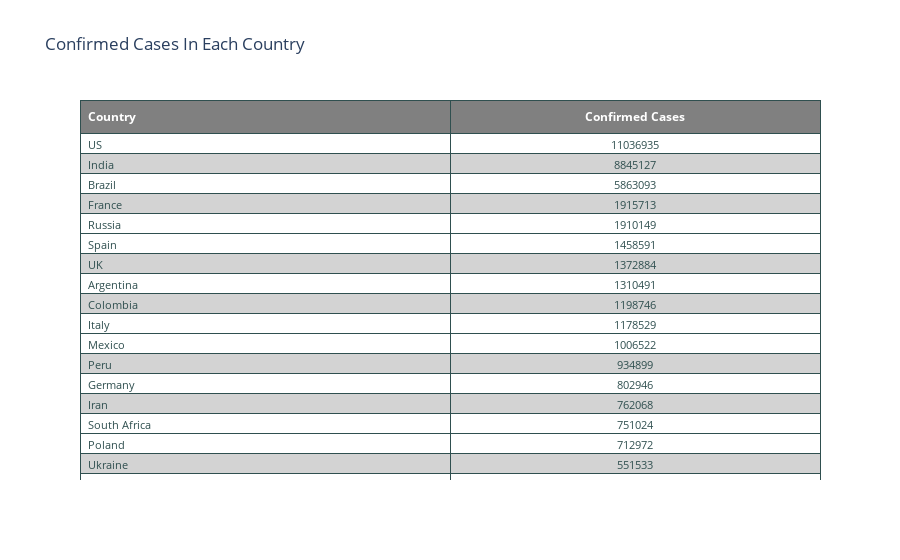

Write notebook code for a chart like this one.
### Code cell
headerColor = 'grey'
rowEvenColor = 'lightgrey'
rowOddColor = 'white'

fig = go.Figure(data=[go.Table(
  header=dict(
    values=['<b>Country</b>','<b>Confirmed Cases</b>'],
    line_color='darkslategray',
    fill_color=headerColor,
    align=['left','center'],
      
    font=dict(color='white', size=12)
  ),
  cells=dict(
    values=[
      Data_per_country['Country/Region'],
      Data_per_country['Confirmed'],
      ],
    line_color='darkslategray',
    # 2-D list of colors for alternating rows
    fill_color = [[rowOddColor,rowEvenColor,rowOddColor, rowEvenColor,rowOddColor]*len(Data_per_country)],
    align = ['left', 'center'],
    font = dict(color = 'darkslategray', size = 11)
    ))
])
fig.update_layout(
    title='Confirmed Cases In Each Country',
)
fig.show()

### Figure 1 — Plotly figure (JSON) as saved in the notebook; plotly's stock layout.template omitted (floating-point values rounded to 4 significant figures; data arrays with more than 128 entries replaced by an {"elided": "..."} marker saying what was removed)
{"data": [{"cells": {"align": ["left", "center"], "fill": {"color": {"elided": "1x965 str values"}}, "font": {"color": "darkslategray", "size": 11}, "line": {"color": "darkslategray"}, "values": {"elided": "2x193 mixed values"}}, "header": {"align": ["left", "center"], "fill": {"color": "grey"}, "font": {"color": "white", "size": 12}, "line": {"color": "darkslategray"}, "values": ["<b>Country</b>", "<b>Confirmed Cases</b>"]}, "type": "table"}], "layout": {"title": {"text": "Confirmed Cases In Each Country"}}}
